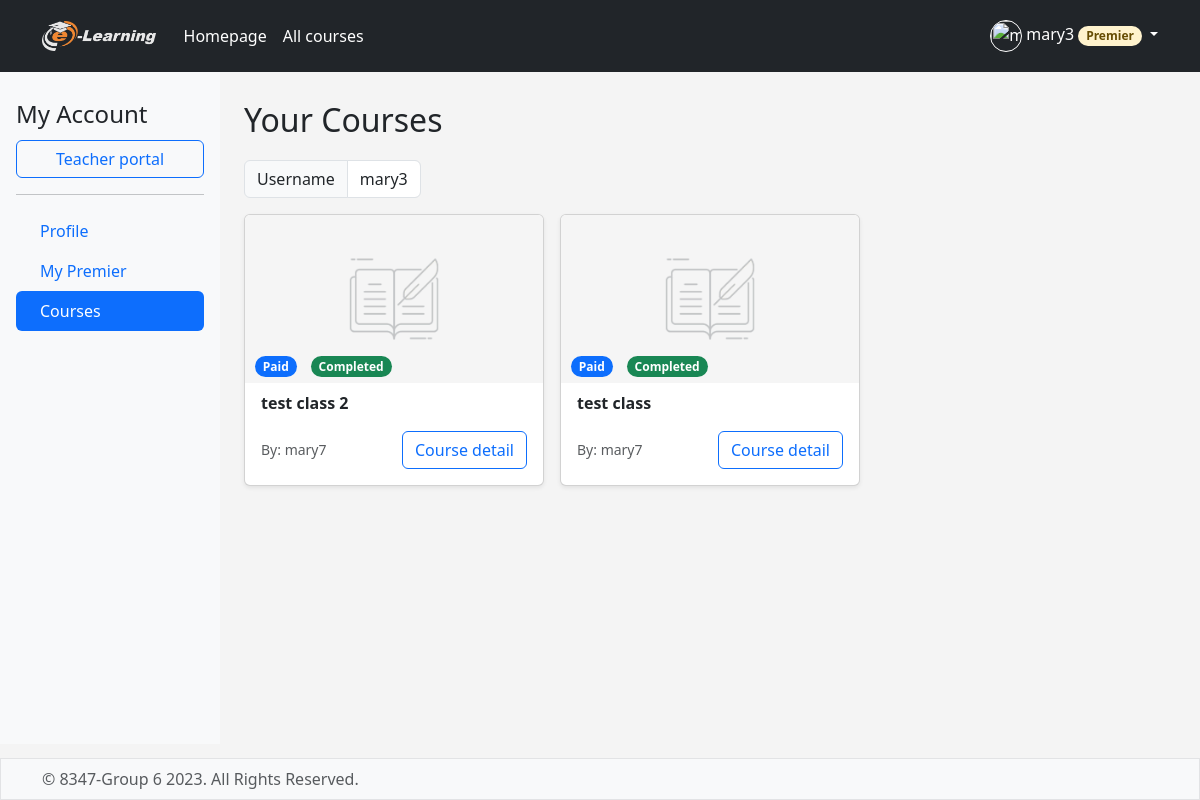
/mycourses/ (signed in), run on the app's committed database.
### elearning/models.py (models this page shows, shortened)
class CourseEnrollment(models.Model):
    ENROLLMENT_TYPES = (
        ('Premium', 'Premium'),
        ('Paid', 'Paid'),
    )
    student = models.ForeignKey(Student, on_delete=models.CASCADE)
    course = models.ForeignKey(Course, on_delete=models.CASCADE)
    enrolled_date = models.DateField(auto_now_add=True)
    enrollment_type = models.CharField(max_length=10, choices=ENROLLMENT_TYPES)
    progress = models.IntegerField(default=0)

class Course(models.Model):
    name = models.CharField(max_length=100)
    description = models.TextField(max_length=300,blank=True)
    image = models.ImageField(upload_to=rename_course_cover,default='course_cover/course-default.png')
    teacher = models.ForeignKey(Student, related_name='course_teacher',on_delete=models.CASCADE)
    category = models.ManyToManyField(Category,related_name='course_category')
    price = models.DecimalField(max_digits=5,decimal_places=2)
    allow_premier = models.BooleanField(default=True)
    date_created = models.DateTimeField(auto_now=True)
    is_featured = models.BooleanField(default=False)

### elearning/views.py (the view)
# urls.py: path("mycourses/", views.mycourses, name="mycourses"),
@login_required(login_url='elearning:login')
def mycourses(request):
    student = Student.objects.get(pk=request.user.id)
    enrolled_courses = CourseEnrollment.objects.filter(student=student)
    return render(request,'elearning/mycourses.html',{"enrolled_courses":enrolled_courses})

### elearning/models.py (called while the page is built)
    def __str__(self):
        return self.username

### elearning/templates/elearning/mycourses.html (shortened to what this page needs)
{% extends 'elearning/base.html' %}
{% load bootstrap_icons %}
{% block content %}
    <main class="d-flex flex-nowrap">
        <div class="d-flex flex-column flex-shrink-0 p-3 bg-body-tertiary " style="width: 220px;min-height: 84vh">
            <span class="fs-4 py-2 align-items-center">My Account</span>
            <a href="{% url 'elearning:teacher-portal' %}" class="btn btn-outline-primary fs-6">Teacher portal</a>
            <hr>
            <ul class="nav nav-pills flex-column mb-auto">
                <li class="nav-item align-middle">
                    <a href="{% url 'elearning:profile' %}" class="nav-link align-baseline" aria-current="page">
                        &ensp;Profile
                    </a>
                </li>
                <li class="nav-item  align-middle">
                    <a href="{% url 'elearning:mypremier' %}" class="nav-link align-baseline" aria-current="page">
                        &ensp;My Premier
                    </a>
                </li>
                <li class="nav-item align-middle">
                    <a href="{% url 'elearning:mycourses' %}" class="nav-link active align-baseline" aria-current="page">
                        &ensp;Courses
                    </a>
                </li>
            </ul>
        </div>
        <div class="container p-4" style="overflow-y: auto;height: 100%;">
            <div>
                <Span class="fs-2 mb-3 fw-normal align-self-center">Your Courses&ensp;</Span>
                <div class="input-group mb-3 align-content-center" style="width:fit-content;">
                    <span class="input-group-text ">Username</span>
                    <span type="text" class="form-control" id="username" disabled>{{ user.username }}</span>
                </div>
            </div>
            {% if enrolled_courses %}
                <div class="row row-cols-1 row-cols-sm-2 row-cols-md-3 g-3">
            {% for course in enrolled_courses %}
                <div class="col">
                    <div class="card shadow-sm">
                        <div style="cursor: hand;"
                             onclick="location.href='{% url 'elearning:coursedetail' course.course.id %}'">
                            <div style="position: relative; width: 100%; padding-top: 56.25%;">
                                <img class="bd-placeholder-img card-img-top"
                                     style="position: absolute; top: 0; left: 0; height: 100%; width: 100%;"
                                     src="{{ course.course.image.url }}">
                            </div>
                            {% if course.enrollment_type == 'Premium' %}
                                <span class="badge bg-warning-subtle border border-warning-subtle text-warning-emphasis rounded-pill text-white"
                                      style="width:fit-content;position: relative;bottom: 30px;margin-left: 10px">Premier</span>
                                {% else %}
                                <span class="badge text-bg-primary rounded-pill"
                                      style="width:fit-content;position: relative;bottom: 30px;margin-left: 10px">Paid</span>
                            {% endif %}
                        {% if course.progress %}
                                <span class="badge text-bg-success rounded-pill"
                                      style="width:fit-content;position: relative;bottom: 30px;margin-left: 10px">Completed</span>
                                {% else %}
                                <span class="badge text-bg-info rounded-pill"
                                      style="width:fit-content;position: relative;bottom: 30px;margin-left: 10px">Ongoing</span>
                            {% endif %}
                        </div>
                        <div class="card-body">
                            <p class="fw-bold"
                               style="margin-top:-32px;overflow: hidden;text-overflow: ellipsis; display:-webkit-box;-webkit-line-clamp: 1;-webkit-box-orient: vertical;">{{ course.course.name }}</p>
                            <div class="d-flex justify-content-between align-items-center">
                                <small class="text-body-secondary">By: {{ course.course.teacher }}</small>
                                <button type="button" class="btn btn-outline-primary"
                                        onclick="location.href='{% url 'elearning:coursedetail' course.course.id %}'">Course
                                    detail
                                </button>
                            </div>
                        </div>
                    </div>
                </div>
            {% endfor %}
        </div>
            {% else %}
                <span class="fs-4  align-self-center">You don't have any course now.&ensp;</span>
                <p></p>
                <button class="btn fs-5 btn-primary btn px-3 align-self-center" type="button" onclick="location.href='{% url 'elearning:courselist' %}'" >Explore Courses{% bs_icon 'arrow-right-short' size='1.25em' %}</button>
            {% endif %}
        </div>
    </main>
{% endblock %}

### elearning/templates/elearning/base.html (shortened to what this page needs)
{% load static %}
{% load bootstrap5 %}
{% bootstrap_css %}
{% load bootstrap_icons %}
<!DOCTYPE html>
<html lang="en">
<head>
    <link rel="stylesheet" type="text/css" href="{% static 'elearning/bootstrap.min.css' %}"/>
    <link rel="stylesheet" type="text/css" href="{% static 'elearning/sign-in.css' %}"/>
    <link rel="stylesheet" type="text/css" href="{% static 'elearning/carousel.css' %}"/>
    <link rel="stylesheet" type="text/css" href="{% static 'elearning/style.css' %}"/>
</head>
<body class="d-flex " style="display: flex; flex-direction: column;">
<header class="p-3 text-bg-dark bg-dark" >
    <div class="container" >
        <div class="d-flex flex-wrap align-items-center justify-content-center justify-content-lg-start">
            <a href="{% url 'elearning:homepage' %}"
               class="d-flex align-items-center mb-2 mb-lg-0 text-white text-decoration-none"
               style="margin-right: 20px">
                <img src="{% static 'elearning/logo.png' %}" height="30" alt="e-learning logo">
            </a>
            <ul class="nav col-12 col-lg-auto me-lg-auto mb-2 justify-content-center mb-md-0">
                <li><a href="{% url 'elearning:homepage' %}" class="nav-link px-2 text-white">Homepage</a></li>
                <li><a href="{% url 'elearning:courselist' %}" class="nav-link px-2 text-white">All courses</a></li>
            </ul>
            {% if user.is_authenticated %}
                <div class="dropdown">
                    <a href="#" class="d-block link-body-emphasis text-white dropdown-toggle text-decoration-none"
                       data-bs-toggle="dropdown" aria-expanded="false">
                        <img src="{{ request.session.avatar }}" alt="{{ user.username }}" width="32" height="32"
                             style="border: white; border-style: solid; border-width: 1px" class="rounded-circle">
                        {{ user.username }}
                        {% if request.session.is_premier %}
                            <span class="badge bg-warning-subtle text-warning-emphasis rounded-pill">Premier</span>
                        {% endif %}
                    </a>
                </div>
            {% endif %}
        </div>
    </div>
</header>
    {% block content %}{% endblock %}
<footer class="footer mt-auto py-2 bg-body-tertiary" style="border: #e2e3e5; border-style: solid; border-width: 1px">
    <div class="container">
        <span class="text-body-secondary">&copy; 8347-Group 6 2023. All Rights Reserved.</span>
    </div>
</footer>
</body>
</html>

### elearning/static/elearning/sign-in.css (style rules this page uses)
html, body { min-height: 100%; }

### elearning/static/elearning/carousel.css (style rules this page uses)
body { color: rgb(var(--bs-tertiary-color-rgb)); }

### elearning/static/elearning/style.css (style rules this page uses)
body { background-color: #f4f4f4; }

### data on the page
CourseEnrollment: course.image (placeholder picture), enrollment_type "Paid", progress "Completed", course.name "test class 2", course.teacher "mary7"
CourseEnrollment: course.image (placeholder picture), enrollment_type "Paid", progress "Completed", course.name "test class", course.teacher "mary7"

### other printed values
{{ user.username }} "mary3"
